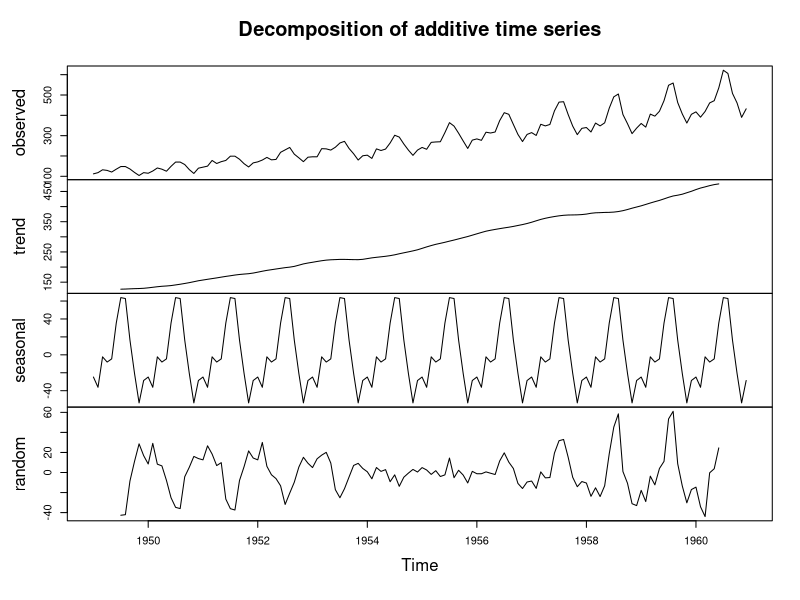
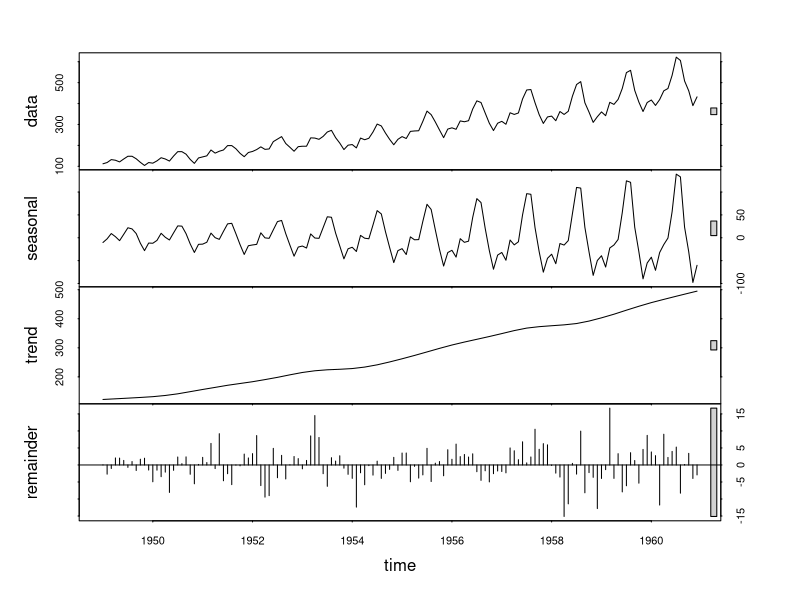

Write the R code that produced these figures, in order.
## ---- chunk 1
AirPassengers
## ---- chunk 2
    decomposed <- decompose(AirPassengers)
    plot(decomposed)
## ---- chunk 3
    stl_obj <- stl(AirPassengers, s.window=7, s.degree=1)
    plot(stl_obj)
